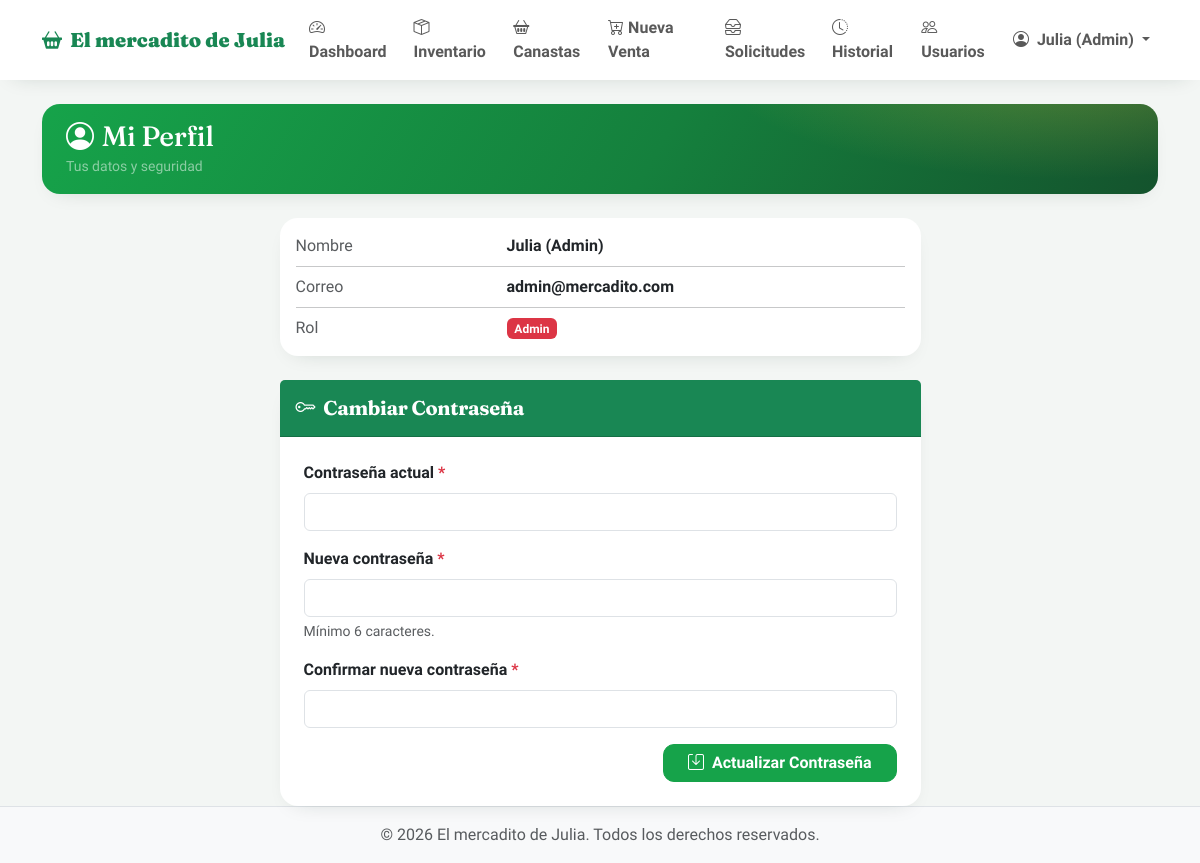
Screenshot of /modulos/perfil/index.php (signed in) with the database file from the repository.
### tables this page shows
CREATE TABLE `usuarios` (
  `id` int(11) NOT NULL AUTO_INCREMENT,
  `nombre` varchar(100) NOT NULL,
  `correo` varchar(100) NOT NULL,
  `password` varchar(255) NOT NULL,
  `rol` varchar(20) NOT NULL DEFAULT 'vendedor',
  `creado_en` timestamp NOT NULL DEFAULT current_timestamp(),
  PRIMARY KEY (`id`),
  UNIQUE KEY `correo` (`correo`)
);

### modulos/perfil/index.php (the view, shortened to what this page needs)
<?php
require_once '../../config/conexion.php';
$id = (int)$_SESSION['usuario_id'];
try {
    $stmt = $pdo->prepare("SELECT nombre, correo, rol FROM usuarios WHERE id = :id");
    $stmt->execute([':id' => $id]);
    $usuario = $stmt->fetch();
} catch (\PDOException $e) {
    morir_con_error('perfil.cargar', $e);
}
require_once '../../includes/header.php';
?>
<div class="row justify-content-center">
    <div class="col-md-7">
        <div class="card shadow-sm border-0 mb-4">
            <div class="card-body">
                <div class="row">
                    <div class="col-md-4 text-muted">Nombre</div>
                    <div class="col-md-8 fw-semibold"><?= htmlspecialchars($usuario['nombre']); ?></div>
                </div>
                <hr class="my-2">
                <div class="row">
                    <div class="col-md-4 text-muted">Correo</div>
                    <div class="col-md-8 fw-semibold"><?= htmlspecialchars($usuario['correo']); ?></div>
                </div>
                <hr class="my-2">
                <div class="row">
                    <div class="col-md-4 text-muted">Rol</div>
                    <div class="col-md-8">
                        <span class="badge <?= $usuario['rol'] === 'admin' ? 'bg-danger' : 'bg-secondary'; ?>">
                            <?= htmlspecialchars(ucfirst($usuario['rol'])); ?>
                        </span>
                    </div>
                </div>
            </div>
        </div>
        <div class="card shadow-sm border-0">
            <div class="card-header bg-success text-white py-3">
                <h5 class="mb-0 fw-bold"><i class="bi bi-key me-2"></i>Cambiar Contraseña</h5>
            </div>
            <div class="card-body p-4">
                <form method="POST" action="index.php">
                    <div class="mb-3">
                        <label class="form-label fw-semibold">Contraseña actual <span class="text-danger">*</span></label>
                        <input type="password" class="form-control" name="password_actual" required>
                    </div>
                    <div class="mb-3">
                        <label class="form-label fw-semibold">Nueva contraseña <span class="text-danger">*</span></label>
                        <input type="password" class="form-control" name="password_nueva" minlength="6" required>
                        <div class="form-text">Mínimo 6 caracteres.</div>
                    </div>
                    <div class="mb-3">
                        <label class="form-label fw-semibold">Confirmar nueva contraseña <span class="text-danger">*</span></label>
                        <input type="password" class="form-control" name="password_confirm" minlength="6" required>
                    </div>
                    <div class="d-grid gap-2 d-md-flex justify-content-md-end">
                        <button type="submit" class="btn btn-success px-4">
                            <i class="bi bi-save me-2"></i>Actualizar Contraseña
                        </button>
                    </div>
                </form>
            </div>
        </div>
    </div>
</div>
<?php require_once '../../includes/footer.php'; ?>

### includes/header.php (style rules this page uses)
:root { --jv-green:#16a34a; --jv-green-d:#15803d; --jv-ink:#1f2937; --jv-bg:#f3f6f4; }
body { font-family:'Plus Jakarta Sans',system-ui,sans-serif; background:var(--jv-bg) !important; color:var(--jv-ink); }
h1,h2,h3,h4,h5,.display-font { font-family:'Fraunces',Georgia,serif; letter-spacing:-.3px; }
.card { border:none; border-radius:18px; }
.shadow-sm { box-shadow:0 8px 22px -14px rgba(16,40,30,.22) !important; }
.btn { border-radius:11px; font-weight:600; }
.btn-success { background:var(--jv-green); border-color:var(--jv-green); }

### rows the page displays
usuarios: nombre "Julia (Admin)", correo "admin@mercadito.com", rol "Admin"

### other values shown
$_SESSION['usuario_nombre'] "Julia (Admin)"
$titulo "Mi Perfil"
$subtitulo "Tus datos y seguridad"
